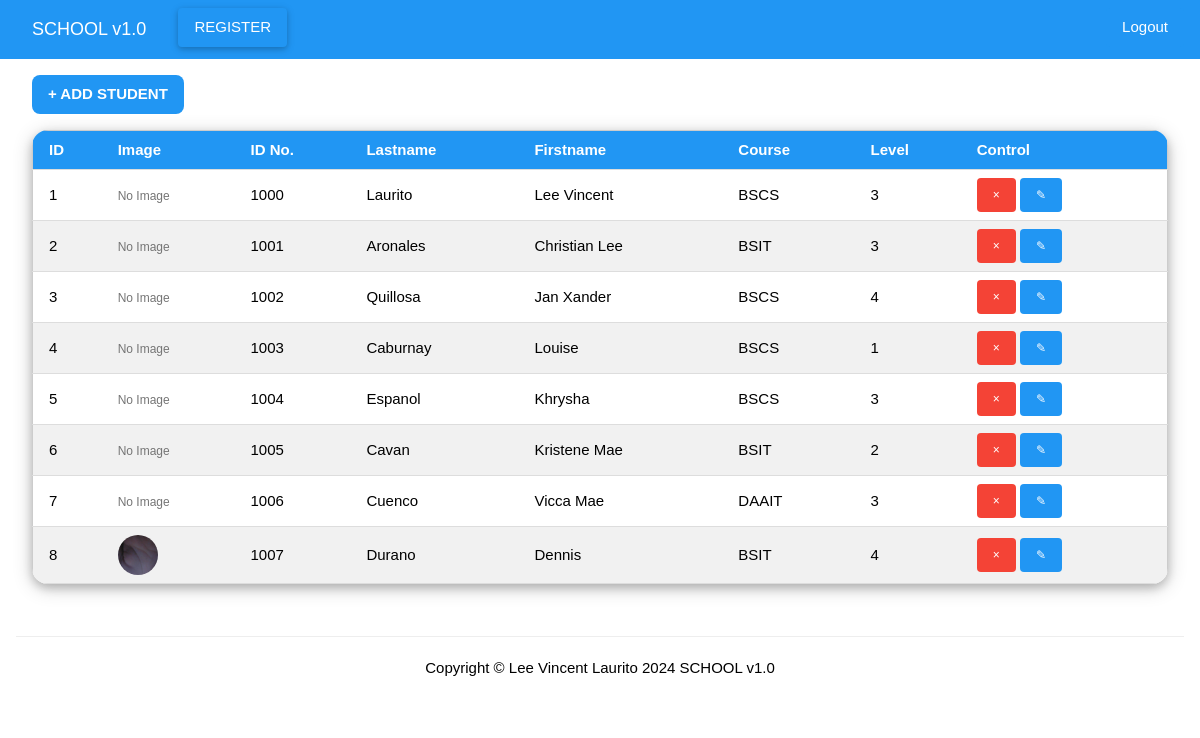
The page /main (signed in) on the database its author committed.
### tables this page shows
CREATE TABLE `students`(id integer primary key autoincrement, idno varchar(10) unique, lastname varchar(50), firstname varchar(50), course varchar(10), level varchar(5), image TEXT);

### app.py (the view)
@app.route("/main")
def main()->None:
    if 'email' in session:
        students:list = getall("students")
        return render_template("main.html",slist=students)
    else:
        return redirect(url_for('index'))

### app.py (called while the page is built)
@app.after_request
def after_request(response)->None:
    response.headers['Cache-Control'] = 'no-cache, no-store, must-revalidate'
    return response

### db/dbhelper.py (called while the page is built)
def getprocess(sql: str, vals: list) -> list:
    print(sql)
    conn: any = None
    cursor: any = None
    data: list = []
    try:
        conn = connect(database)
        conn.row_factory = Row
        cursor = conn.cursor()
        cursor.execute(sql, vals)
        data = cursor.fetchall()
    except Exception as e:
        print(f"Error: {e}")
    finally:
        if cursor:
            cursor.close()
        if conn:
            conn.close()
    return data

def getall(table: str) -> list:
    sql: str = f"SELECT * FROM `{table}`"
    return getprocess(sql, [])

### templates/main.html (shortened to what this page needs)
{% extends "base.html" %}
{% block menu %}
    <a href="/register" class="w3-button w3-bar-item w3-card w3-blue w3-hover-white w3-round w3-margin-left">REGISTER</a>
    <a href="/logout" class="w3-button w3-right w3-bar-item w3-hover-white w3-round">Logout</a>
{% endblock %}
{% block content %}
<div class="w3-row-padding">
    <div class="w3-col s12">
        <div class="w3-margin-bottom">
            <button onclick="openAddModal()"
                    class="w3-button w3-blue w3-hover-dark-blue w3-round-large">
                <b>+ ADD STUDENT</b>
            </button>
        </div>
        <div class="w3-responsive w3-card-4 w3-round-xlarge">
            <table class="w3-table-all">
                <thead>
                    <tr class="w3-blue">
                        <th>ID</th>
                        <th>Image</th>
                        <th>ID No.</th>
                        <th class="w3-hide-small">Lastname</th>
                        <th class="w3-hide-small">Firstname</th>
                        <th class="w3-hide-small">Course</th>
                        <th class="w3-hide-small">Level</th>
                        <th>Control</th>
                    </tr>
                </thead>
                <tbody>
                    {% for student in slist %}
                    <tr>
                        <td style="vertical-align: middle;">{{ student.id }}</td>
                        <td style="vertical-align: middle;">
                            {% if student.image %}
                                <img src="{{ url_for('static', filename=student.image) }}" class="w3-circle" style="width: 40px; height: 40px; object-fit: cover;" />
                            {% else %}
                                <span class="w3-text-grey w3-small">No Image</span>
                            {% endif %}
                        </td>
                        <td style="vertical-align: middle;">{{ student.idno }}</td>
                        <td class="w3-hide-small" style="vertical-align: middle;">{{ student.lastname }}</td>
                        <td class="w3-hide-small" style="vertical-align: middle;">{{ student.firstname }}</td>
                        <td class="w3-hide-small" style="vertical-align: middle;">{{ student.course }}</td>
                        <td class="w3-hide-small" style="vertical-align: middle;">{{ student.level }}</td>
                        <td style="vertical-align: middle;">
                            <a href="/deletestudent/{{ student.idno }}"
                               class="w3-button w3-small w3-red w3-hover-dark-red w3-round"
                               onclick="return confirm('Delete this record?');">&times;</a>
                            <button class="w3-button w3-small w3-blue w3-hover-dark-blue w3-round"
                                    data-idno="{{ student.idno }}"
                                    data-lastname="{{ student.lastname }}"
                                    data-firstname="{{ student.firstname }}"
                                    data-course="{{ student.course }}"
                                    data-level="{{ student.level }}"
                                    data-image="{{ url_for('static', filename=student.image) if student.image else '' }}"
                                    onclick="openEditModal(this.dataset.idno, this.dataset.lastname, this.dataset.firstname, this.dataset.course, this.dataset.level, this.dataset.image)">&#9998;</button>
                        </td>
                    </tr>
                    {% endfor %}
                </tbody>
            </table>
        </div>
    </div>
</div>
{% endblock %}

### templates/base.html (shortened to what this page needs)
<!DOCTYPE html>
<html lang="en">
<head>
    <link rel="stylesheet" href="{{ url_for('static', filename='w3.css') }}">
</head>
<body>
    <div class="w3-bar w3-blue  w3-padding" style="position: sticky; top: 0; z-index: 100;">
        <a href="/main" class="w3-bar-item w3-large w3-button w3-hover-none w3-hover-text-white">SCHOOL v1.0</a>
        {% block menu %}
        {% endblock %}
    </div>
    <div class="w3-container w3-padding-16">
        {% block content %}
        {% endblock %}
    </div>
    <footer class="w3-container w3-center w3-padding-16">
    <hr>
    <p>Copyright &copy; Lee Vincent Laurito 2024 SCHOOL v1.0</p>
    </footer>
</body>
</html>

### static/w3.css (style rules this page uses)
*,*:before,*:after { box-sizing:inherit }
html { -webkit-text-size-adjust:100%;text-size-adjust:100% }
body { margin:0;padding-top:0.01em;padding-bottom:0.01em }
button,input,select,textarea,optgroup { font:inherit;margin:0 }
:root { color-scheme:light; --w3-font-family:Verdana,sans-serif; --w3-heading-font-family:"Segoe UI",Arial,sans-serif; --w3-font-size:15px; --w3-line-height:1.5; --w3-content-max-width:980px; --w3-page-bg:#fff; --w3-text-color:#000; --w3-surface:#fff; --w3-surface-alt:#f1f1f1; --w3-codespan-text:#d2143a; --w3-border-color:#ccc; --w3-control-border:#808080; --w3-badge-bg:#000; --w3-badge-text:#fff; --w3-border-light:#ddd; --w3-hover-bg:#ccc; --w3-hover-text:#000; --w3-danger-bg:#dd0000; --w3-danger-text:#fff; --w3-note-bg:#fff599; --w3-note-text:#000; --w3-info-bg:#0a6fc2; --w3-info-text:#fff; --w3-warning-bg:#ffb305; --w3-warning-text:#000; --w3-success-bg:#008a00; --w3-success-text:#fff; --w3-focus-ring: #2196F3; --w3-accent-color: #2196F3; }
html,body { font-family:var(--w3-font-family);font-size:var(--w3-font-size);line-height:var(--w3-line-height) }
html { color:var(--w3-text-color) }
html { overflow-x:hidden }
hr { border:0;border-top:1px solid #eee;margin:20px 0 }
img { vertical-align:middle }
a { color:inherit }
.w3-table,.w3-table-all { border-collapse:collapse;border-spacing:0;width:100%;display:table }
.w3-table-all { border:1px solid var(--w3-border-color) }
.w3-bordered tr,.w3-table-all tr { border-bottom:1px solid var(--w3-border-light) }
.w3-table-all tr:nth-child(odd) { background-color:var(--w3-surface) }
.w3-table-all tr:nth-child(even) { background-color:var(--w3-surface-alt) }
.w3-table td,.w3-table th,.w3-table-all td,.w3-table-all th { padding:8px 8px;display:table-cell;text-align:start;vertical-align:top }
.w3-table th:first-child,.w3-table td:first-child,.w3-table-all th:first-child,.w3-table-all td:first-child { padding-inline-start:16px }
.w3-btn,.w3-button { border:none;display:inline-block;padding:8px 16px;vertical-align:middle;overflow:hidden;text-decoration:none;color:inherit;background-color:inherit;text-align:center;cursor:pointer;white-space:nowrap }
.w3-btn,.w3-button { user-select:none }
.w3-bar { width:100%;overflow:hidden }
.w3-bar .w3-bar-item { padding:8px 16px;float:left;width:auto;border:none;display:block }
.w3-bar .w3-button { white-space:normal }
.w3-responsive { display:block;overflow-x:auto }
.w3-container:after,.w3-container:before,.w3-panel:after,.w3-panel:before,.w3-row:after,.w3-row:before,.w3-row-padding:after,.w3-row-padding:before, .w3-cell-row:before,.w3-cell-row:after,.w3-clear:after,.w3-clear:before,.w3-bar:before,.w3-bar:after { content:"";display:table;clear:both }
.w3-col,.w3-half,.w3-third,.w3-twothird,.w3-threequarter,.w3-quarter { float:left;width:100% }
.w3-col.s12 { width:99.99999% }
.w3-circle { border-radius:50% }
.w3-round,.w3-round-medium { border-radius:4px }
.w3-round-large { border-radius:8px }
.w3-round-xlarge { border-radius:16px }
.w3-row-padding,.w3-row-padding>.w3-half,.w3-row-padding>.w3-third,.w3-row-padding>.w3-twothird,.w3-row-padding>.w3-threequarter,.w3-row-padding>.w3-quarter,.w3-row-padding>.w3-col { padding:0 8px }
.w3-container,.w3-panel { padding:0.01em 16px }
.w3-card,.w3-card-2 { box-shadow:0 2px 5px 0 rgba(0,0,0,0.16),0 2px 10px 0 rgba(0,0,0,0.12) }
.w3-card-4,.w3-hover-shadow:hover { box-shadow:0 4px 10px 0 rgba(0,0,0,0.2),0 4px 20px 0 rgba(0,0,0,0.19) }
.w3-small { font-size:12px!important }
.w3-large { font-size:18px!important }
.w3-center { text-align:center!important }
.w3-margin-bottom { margin-bottom:16px!important }
.w3-margin-left { margin-left:16px!important }
.w3-padding { padding:8px 16px!important }
.w3-padding-16 { padding-block:16px!important }
.w3-right { float:right!important }
.w3-blue,.w3-hover-blue:hover { color:#fff!important;background-color:#2196F3!important }
.w3-red,.w3-hover-red:hover { color:#fff!important;background-color:#f44336!important }
.w3-text-grey,.w3-hover-text-grey:hover,.w3-text-gray,.w3-hover-text-gray:hover { color:#757575!important }

### rows shown on the page
students: id "1", shows "No Image", idno "1000", lastname "Laurito", firstname "Lee Vincent", course "BSCS", level "3"
students: id "2", shows "No Image", idno "1001", lastname "Aronales", firstname "Christian Lee", course "BSIT", level "3"
students: id "3", shows "No Image", idno "1002", lastname "Quillosa", firstname "Jan Xander", course "BSCS", level "4"
students: id "4", shows "No Image", idno "1003", lastname "Caburnay", firstname "Louise", course "BSCS", level "1"
students: id "5", shows "No Image", idno "1004", lastname "Espanol", firstname "Khrysha", course "BSCS", level "3"
students: id "6", shows "No Image", idno "1005", lastname "Cavan", firstname "Kristene Mae", course "BSIT", level "2"
students: id "7", shows "No Image", idno "1006", lastname "Cuenco", firstname "Vicca Mae", course "DAAIT", level "3"
students: id "8", image (picture), idno "1007", lastname "Durano", firstname "Dennis", course "BSIT", level "4"
